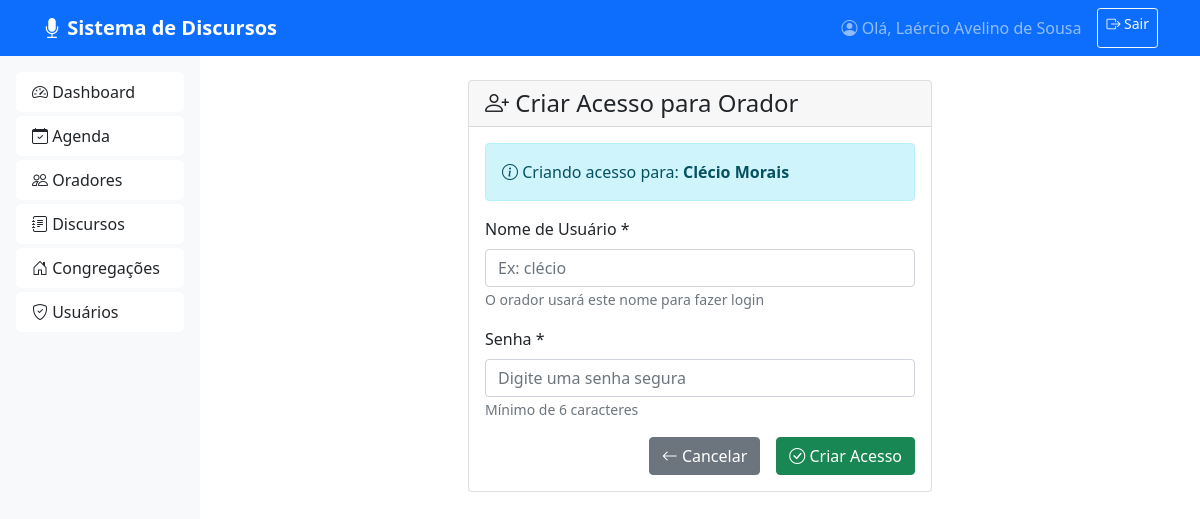
The app's page /orador/1/criar-usuario (signed in) with its own data.
### app.py (models this page shows)
class User(UserMixin, db.Model):
    id = db.Column(db.Integer, primary_key=True)
    username = db.Column(db.String(80), unique=True, nullable=False)
    password = db.Column(db.String(120), nullable=False)
    nome = db.Column(db.String(100), nullable=False)
    congregacao_id = db.Column(db.Integer, db.ForeignKey('congregacao.id'))
    ativo = db.Column(db.Boolean, default=True)

class Orador(db.Model):
    id = db.Column(db.Integer, primary_key=True)
    nome = db.Column(db.String(100), nullable=False)
    congregacao_id = db.Column(db.Integer, db.ForeignKey('congregacao.id'), nullable=False)
    anfitriao = db.Column(db.Boolean, default=False)
    telefone = db.Column(db.String(20))
    email = db.Column(db.String(100))
    aprovado = db.Column(db.Boolean, default=True)
    ativo = db.Column(db.Boolean, default=True)

### app.py (the view, shortened to what this page needs)
@app.route('/orador/<int:orador_id>/criar-usuario', methods=['GET', 'POST'])
@login_required
def criar_usuario_orador(orador_id):
    orador = Orador.query.get_or_404(orador_id)
    return render_template('orador/criar_usuario.html', orador=orador)

### app.py (called while the page is built)
@login_manager.user_loader
def load_user(user_id):
    return User.query.get(int(user_id))

### templates/orador/criar_usuario.html (shortened to what this page needs)
{% extends "base.html" %}
{% block content %}
<div class="row justify-content-center">
    <div class="col-md-6">
        <div class="card">
            <div class="card-header">
                <h4 class="card-title mb-0">
                    <i class="bi bi-person-plus"></i> Criar Acesso para Orador
                </h4>
            </div>
            <div class="card-body">
                <div class="alert alert-info">
                    <i class="bi bi-info-circle"></i>
                    Criando acesso para: <strong>{{ orador.nome }}</strong>
                </div>
                <form method="POST">
                    <div class="mb-3">
                        <label for="username" class="form-label">Nome de Usuário *</label>
                        <input type="text" class="form-control" id="username" name="username"
                               placeholder="Ex: {{ orador.nome.split()[0].lower() }}" required>
                        <small class="form-text text-muted">
                            O orador usará este nome para fazer login
                        </small>
                    </div>
                    <div class="mb-3">
                        <label for="password" class="form-label">Senha *</label>
                        <input type="password" class="form-control" id="password" name="password"
                               placeholder="Digite uma senha segura" required>
                        <small class="form-text text-muted">
                            Mínimo de 6 caracteres
                        </small>
                    </div>
                    <div class="d-grid gap-2 d-md-flex justify-content-md-end">
                        <a href="{{ url_for('listar_oradores') }}" class="btn btn-secondary me-md-2">
                            <i class="bi bi-arrow-left"></i> Cancelar
                        </a>
                        <button type="submit" class="btn btn-success">
                            <i class="bi bi-check-circle"></i> Criar Acesso
                        </button>
                    </div>
                </form>
            </div>
        </div>
    </div>
</div>
{% endblock %}

### templates/base.html (shortened to what this page needs)
<!DOCTYPE html>
<html lang="pt-BR">
<head>
    <link href="https://cdn.jsdelivr.net/npm/bootstrap@5.1.3/dist/css/bootstrap.min.css" rel="stylesheet">
    <link rel="stylesheet" href="https://cdn.jsdelivr.net/npm/bootstrap-icons@1.8.0/font/bootstrap-icons.css">
</head>
<body>
    <nav class="navbar navbar-expand-lg navbar-dark bg-primary">
        <div class="container">
            <a class="navbar-brand fw-bold" href="{{ url_for('dashboard') }}">
                <i class="bi bi-mic-fill"></i> Sistema de Discursos
            </a>
            <div class="collapse navbar-collapse" id="navbarNav">
                <div class="navbar-nav ms-auto">
                    <span class="navbar-text me-3">
                        <i class="bi bi-person-circle"></i> Olá, {{ current_user.nome }}
                    </span>
                    <a class="btn btn-outline-light btn-sm" href="{{ url_for('logout') }}">
                        <i class="bi bi-box-arrow-right"></i> Sair
                    </a>
                </div>
            </div>
        </div>
    </nav>
    <div class="container-fluid">
        <div class="row">
            <div class="col-md-3 col-lg-2 sidebar p-3">
                <div class="list-group">
                    <a href="{{ url_for('dashboard') }}"
                       class="list-group-item list-group-item-action {% if request.endpoint == 'dashboard' %}active{% endif %}">
                        <i class="bi bi-speedometer2"></i> Dashboard
                    </a>
                    <a href="{{ url_for('listar_agenda') }}"
                       class="list-group-item list-group-item-action {% if request.endpoint == 'listar_agenda' %}active{% endif %}">
                        <i class="bi bi-calendar-check"></i> Agenda
                    </a>
                    <a href="{{ url_for('listar_oradores') }}"
                       class="list-group-item list-group-item-action {% if request.endpoint in ['listar_oradores', 'novo_orador', 'editar_orador'] %}active{% endif %}">
                        <i class="bi bi-people"></i> Oradores
                    </a>
                    <a href="{{ url_for('listar_discursos') }}"
                       class="list-group-item list-group-item-action {% if request.endpoint in ['listar_discursos', 'novo_discurso', 'editar_discurso', 'importar_discursos'] %}active{% endif %}">
                        <i class="bi bi-journal-text"></i> Discursos
                    </a>
                    <a href="{{ url_for('listar_congregacoes') }}"
                       class="list-group-item list-group-item-action {% if request.endpoint in ['listar_congregacoes', 'nova_congregacao'] %}active{% endif %}">
                        <i class="bi bi-house-door"></i> Congregações
                    </a>
                    <a href="{{ url_for('listar_usuarios') }}"
                       class="list-group-item list-group-item-action {% if request.endpoint in ['listar_usuarios', 'novo_usuario', 'editar_usuario'] %}active{% endif %}">
                        <i class="bi bi-shield-check"></i> Usuários
                    </a>
                </div>
            </div>
            <div class="col-md-9 col-lg-10 p-4">
                {% block content %}{% endblock %}
            </div>
        </div>
    </div>
</body>
</html>

### templates/base.html (style rules this page uses)
.sidebar { min-height: calc(100vh - 56px); background-color: #f8f9fa; }
.sidebar .list-group-item { border: none; border-radius: 0.375rem; margin-bottom: 0.25rem; }
.navbar-brand { font-weight: 700; }

### records on screen
User: nome "Laércio Avelino de Sousa"
Orador: nome "Clécio Morais", username "Ex: clécio"
